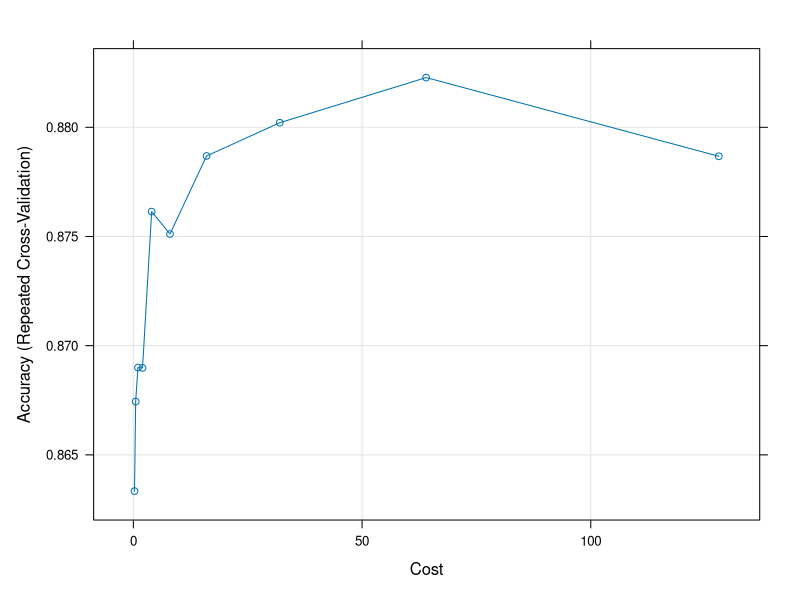

Source code (R):
## ---- chunk 1
options(repos = c(CRAN = "http://cran.rstudio.com"))
install.packages("caret", dependencies = TRUE)
install.packages("kernlab", dependencies = TRUE)
library("kernlab")
library("caret")
## ---- chunk 2
# (optional) set working directory
# setwd("../data/")
# read the CSV file
DotaData <- read.csv("DoTalicious_cleaned1000players.csv", fileEncoding="UTF-8-BOM")
summary(DotaData)
## ---- chunk 3
# convert TotalTime
DotaData$TotalTime <- as.numeric(DotaData$TotalTime)

# exclude the row with SillLevel = SkillLevelNull
DotaData$SkillLevel <- as.factor(DotaData$SkillLevel)
DotaData <- DotaData[!(DotaData$SkillLevel == " SkillLevelNull"),]

# use factor in place of as.factor to remove " SkillLevelNull" from the list of factors
DotaData$SkillLevel <- factor(DotaData$SkillLevel)

# exclude PlayerID
DotaData <- DotaData[-1]

DotaData = na.omit(DotaData)

summary(DotaData)
## ---- chunk 4
anyNA(DotaData)
## ---- chunk 5
# setting the random seed
set.seed(101)
#Spliting data as training and test set. Using createDataPartition() function from caret
indxTrain <- createDataPartition(y = DotaData$SkillLevel,p = 0.75,list = FALSE)
training <- DotaData[indxTrain,]
testing <- DotaData[-indxTrain,]
summary(training)
summary(testing)
## ---- chunk 6
preProcValues <- preProcess(x = training,method = c("center", "scale"))
preProcValues
## ---- chunk 7
# transform the training data using preProcValues
trainTransformed <- predict(preProcValues, training)
summary(trainTransformed)

# Apply the same processing, using preprocessing information from the training data, onto the test data
testTransformed <- predict(preProcValues, testing)
summary(testTransformed)
## ---- chunk 8

set.seed(101)
ctrl <- trainControl(method="repeatedcv", number = 10, repeats = 3)
rbf_svm_model <- train(SkillLevel ~ ., data = trainTransformed, method = "svmRadial", trControl = ctrl, tuneLength = 10)
## ---- chunk 9
#looking at the model
rbf_svm_model
## ---- chunk 10
#plotting the accuracy given C values. 
plot(rbf_svm_model)
## ---- chunk 11
predicted <- predict(rbf_svm_model, newdata = testTransformed)
confusionMatrix(predicted, testTransformed$SkillLevel )
